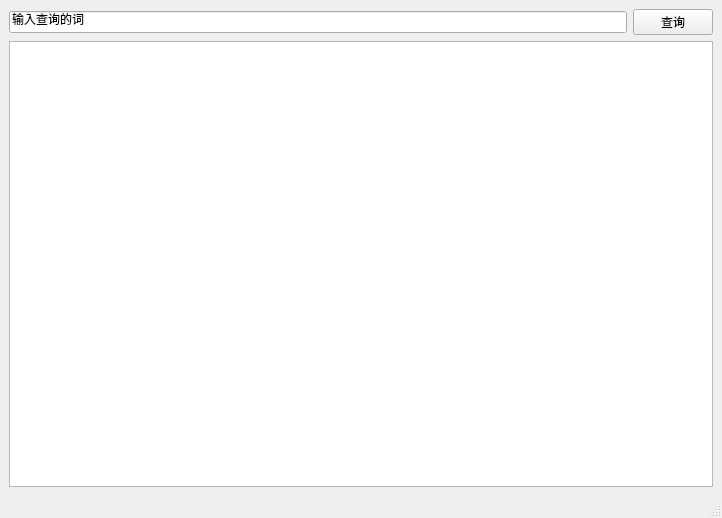
<?xml version="1.0" encoding="UTF-8"?>
<ui version="4.0">
 <class>MainWindow</class>
 <widget class="QMainWindow" name="MainWindow">
  <property name="geometry">
   <rect>
    <x>0</x>
    <y>0</y>
    <width>722</width>
    <height>518</height>
   </rect>
  </property>
  <property name="windowTitle">
   <string>MainWindow</string>
  </property>
  <widget class="QWidget" name="centralwidget">
   <layout class="QGridLayout" name="gridLayout_2">
    <item row="0" column="0">
     <layout class="QGridLayout" name="gridLayout">
      <item row="0" column="0">
       <layout class="QHBoxLayout" name="horizontalLayout">
        <item>
         <widget class="QLineEdit" name="lineEdit">
          <property name="text">
           <string>输入查询的词</string>
          </property>
         </widget>
        </item>
        <item>
         <widget class="QPushButton" name="pushButton">
          <property name="text">
           <string>查询</string>
          </property>
         </widget>
        </item>
       </layout>
      </item>
      <item row="1" column="0">
       <widget class="QTextBrowser" name="textBrowser"/>
      </item>
     </layout>
    </item>
   </layout>
  </widget>
  <widget class="QMenuBar" name="menubar">
   <property name="geometry">
    <rect>
     <x>0</x>
     <y>0</y>
     <width>722</width>
     <height>22</height>
    </rect>
   </property>
  </widget>
  <widget class="QStatusBar" name="statusbar"/>
 </widget>
 <resources/>
 <connections/>
</ui>
